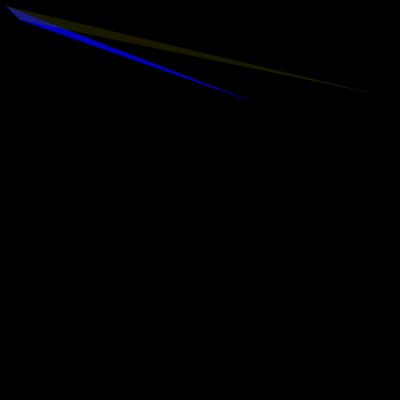
Frame 1 (no input)
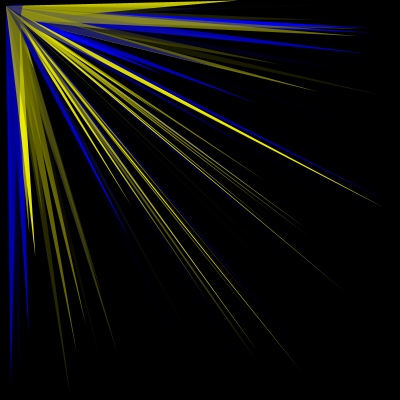
Frame 60 (the mouse pressed at the canvas centre just before this capture)
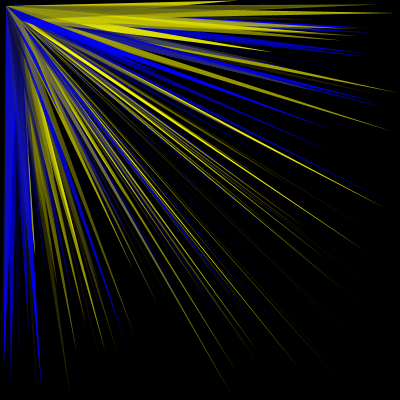
Frame 120 (the mouse held since frame 60 and released just before this capture)

The Processing sketch that drew these frames (run headless with seeded random() and noise(); from frame 60 on, the mouse is pressed at the canvas centre):

// Processing sketch: processing_60744
// ── processing_60744.pde

void setup(){
  size (400,400);
  background (0);
}

void draw(){
float b=random(400);
float c=random(400);
float h=random(400);
float g=random(400);
blueSquare(b,c);
greenSquare(h,g);
}

void blueSquare(float x, float y) {
noStroke();
float n = random (255);
fill(0,0,n,n);
triangle (x,y,20,20,6,6);
}

void greenSquare(float q, float p) {
noStroke();
float o = random (255);
fill(o,o,0,o);
triangle (q,p,20,20,6,6);
}
